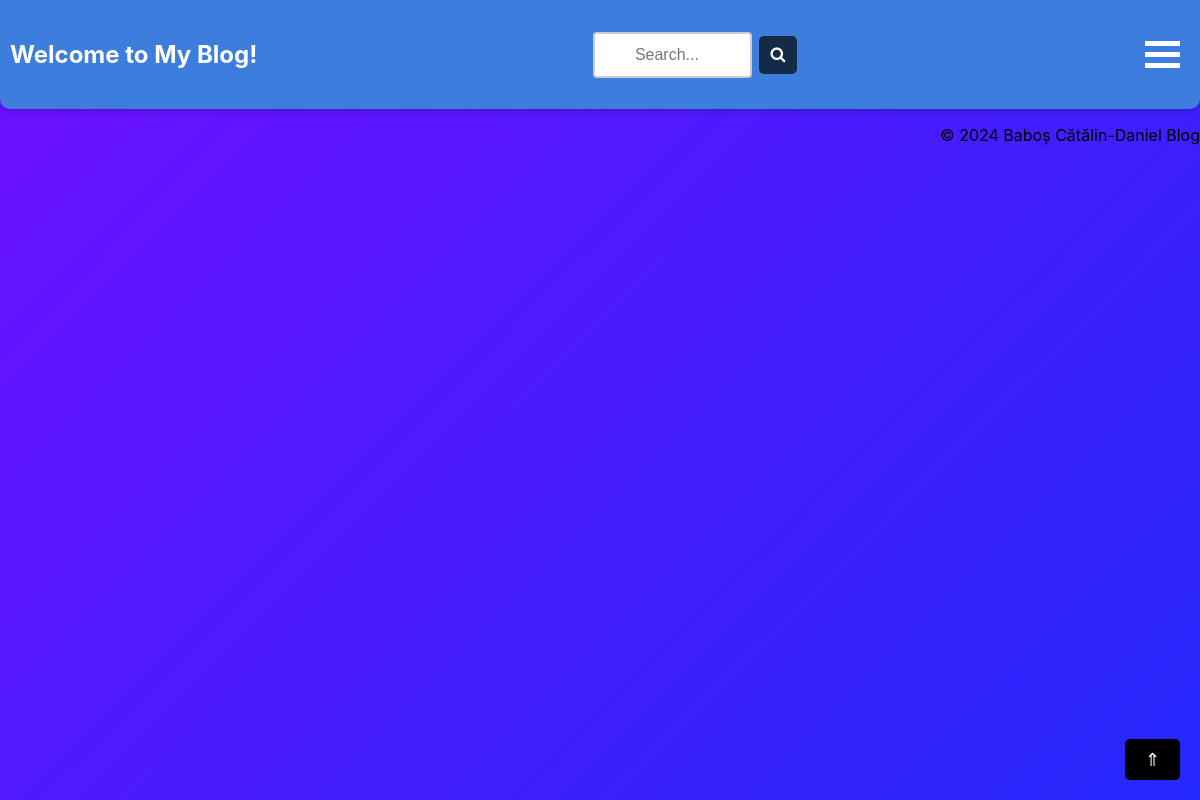
Before: / with the older database file.
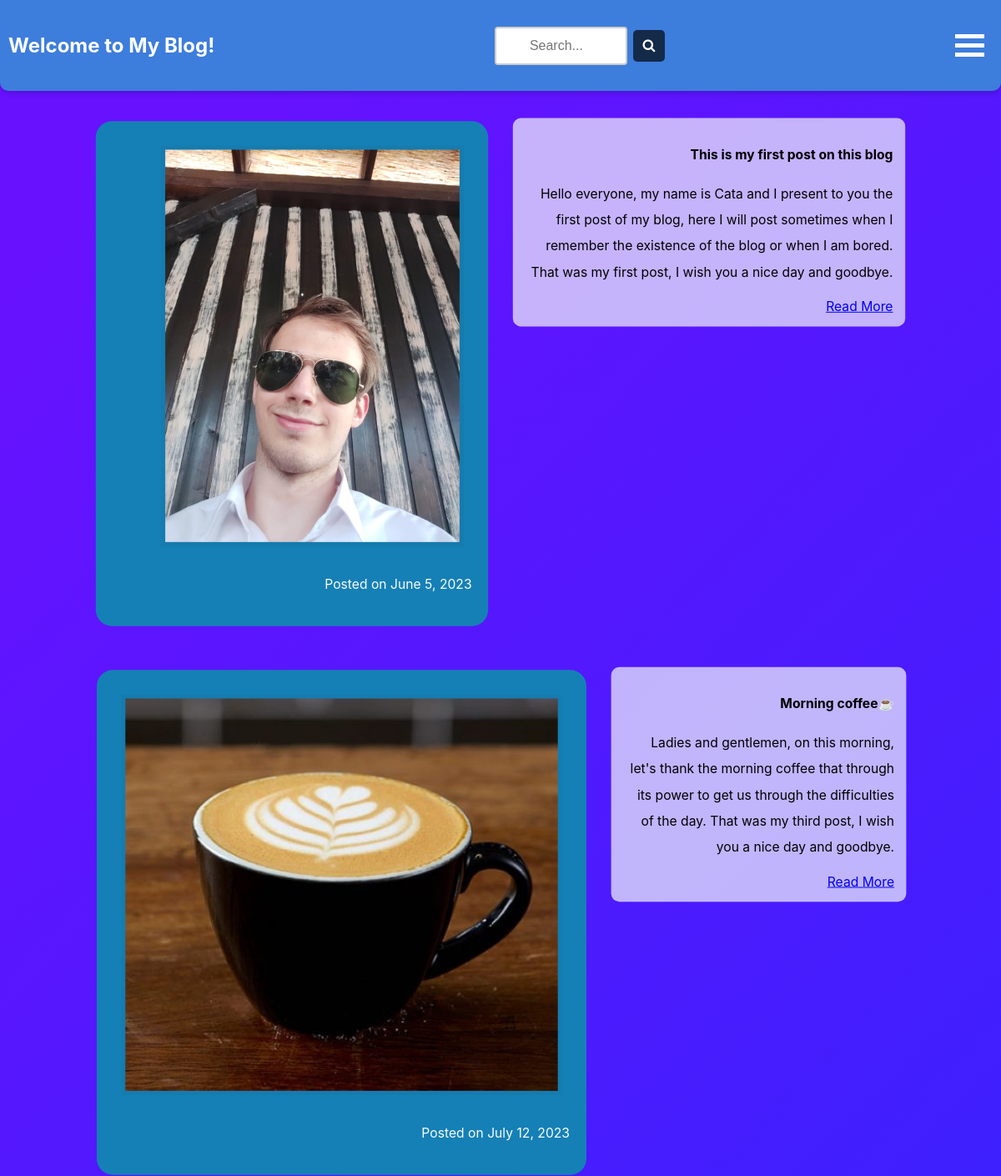
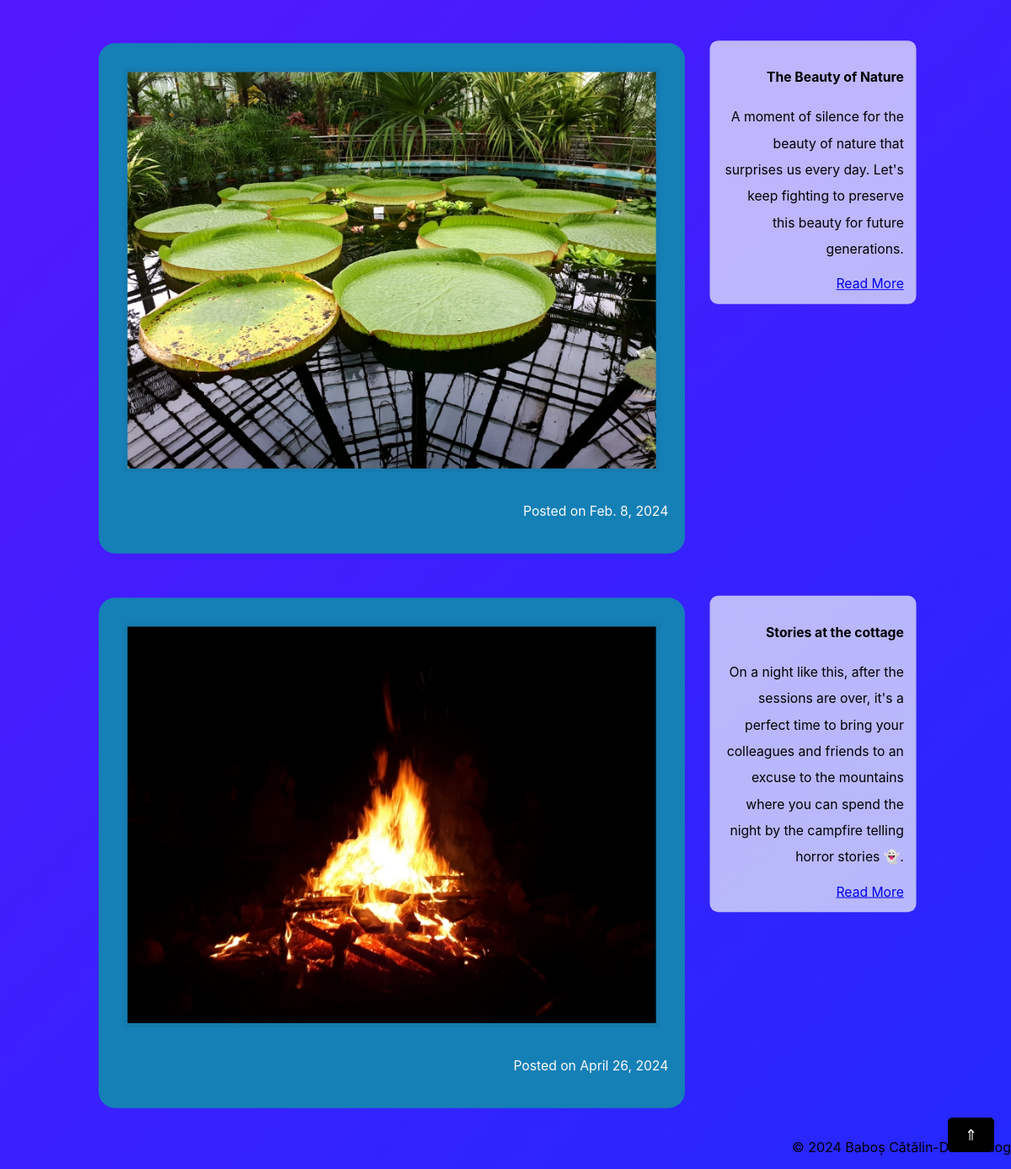
After: the same page with the newer database file (2 pictures, top to bottom).
### myapp/models.py (models this page shows)
class Post(models.Model):
    title = models.CharField(max_length=1000)
    post_date = models.DateField()
    image = models.ImageField(upload_to='static/')
    paragraph = models.TextField(max_length=1000)
    more_details_for_the_dedicated_page = models.TextField(max_length=1000,default=' ')

### myapp/views.py (the view)
# urls.py: path('', views.home, name='home'),
def home(request):
    posts = Post.objects.all()
    return render(request, './html/index.html', {'posts': posts})

### myapp/templates/html/index.html (shortened to what this page needs)
<!DOCTYPE html>
<html>
<head>
    {% load static %}
    <link rel="stylesheet" type="text/css" href="{% static 'css/index.css' %}">
    <link rel="stylesheet" href="{% static 'css/menu.css' %}">
    <link rel="stylesheet" href="{% static 'css/BackToTheTop.css' %}">
    <link rel="stylesheet" href="{% static 'css/searchPosts.css' %}">
    <link rel="stylesheet" href="https://cdnjs.cloudflare.com/ajax/libs/font-awesome/4.7.0/css/font-awesome.min.css">
</head>
<body>
    <header>
        <h1>Welcome to My Blog!</h1>
        <div id="searchContainer">
            <input type="text" id="searchInput" placeholder="Search...">
            <button id="searchButton" onclick="searchPosts()"> <i class="fa fa-search" aria-hidden="true"></i></button>
        </div>
        <nav>
            <div class="MenuButton" onclick="Menu(this)">
                <div class="bar1"></div>
                <div class="bar2"></div>
                <div class="bar3"></div>
              </div>
        </nav>
    </header>
    <main>
        {% block content %}
        {% for post in posts %}
        <section>
            <div class="post">
                <div class="post-image-container">
                    <div class="box2">
                        <img src="{{ post.image.url }}" class="post-image">
                        <p style="color: rgba(251, 251, 251, 0.995);"> Posted on {{ post.post_date }}</p>
                    </div>
                </div>
                <div class="post-text">
                    <div class="box">
                        <h2>{{ post.title }}</h2>
                        <p>{{ post.paragraph }}</p>
                        <a href="{% url 'post_detail' post.id %}" class="btn">Read More</a>
                    </div>
                </div>
            </div>
        </section>
        {% endfor %}
        {% endblock %}
    </main>
    <footer>
        <a href="#" onclick="toTop(); return false;" class="back-to-top">⇑</a>
        <p>© 2024 Baboș Cătălin-Daniel Blog</p>
    </footer>
</body>
</html>

### static/css/index.css (style rules this page uses)
body { font-family: 'Georgia', serif; color: #000; background-size: cover; text-align: center; margin: auto; font-family: -apple-system, BlinkMacSystemFont, sans-serif; overflow: auto; background: linear-gradient(315deg, rgb(39, 247, 230) 3%, rgb(35, 122, 228) 38%, rgb(15, 47, 251) 68%, rgb(104, 17, 255) 98%); animation: gradient 15s ease infinite; background-size: 400% 400%; background-attachment: fixed; }
.post { transition: all 0.5s ease; }
.post { margin-bottom: 50px; margin: 30px 200px; display: flex; justify-content: space-between; }
.post-text, .post-image-container { flex: 1; padding: 10px; box-sizing: border-box; text-align: right; }
p { text-align: right; display: flex; justify-content: right; align-items: right; }
.post h2, .post p { color: #000000; font-size: 18px; margin-left: 1px; line-height: 2; }
img.post-image { height: 480px; width: auto; border: 5px solid #3333330e; margin: 10px; }
header { background-color: #3d7ddc; padding: 15px 0; display: flex; justify-content: space-between; align-items: center; border-bottom-left-radius: 10px; border-bottom-right-radius: 10px; box-shadow: 0px 3px 6px rgba(0, 0, 0, 0.16); }
.box { width: auto; height: auto; background-color: #f5f9fbb1; transform: scale(0.980); transition: transform 0.3s ease; border-radius: 10px; padding: 15px; }
.box2 { width: auto; height: auto; background-color: #1580b6; transform: scale(0.980); transition: transform 0.3s ease; border-radius: 20px; padding: 20px; }
h1 { color: #ffffff; font-size: 24px; margin: 10px 10px; text-align: center; }
h1 { animation: juggle 5s infinite; }
nav { display: flex; }
@media (max-width: 1200px) { .post { margin: 20px 100px; } }
@media (max-width: 1200px) { .post h2, .post p { font-size: 16px; } }

### static/css/menu.css (style rules this page uses)
.MenuButton { margin: 20px; cursor: pointer; }
.bar1, .bar2, .bar3 { width: 35px; height: 5px; background-color: #ffffff; margin: 6px 0; transition: 0.4s; }

### static/css/BackToTheTop.css (style rules this page uses)
.back-to-top { position: fixed; bottom: 20px; right: 20px; text-decoration: none; color: white; background-color: black; padding: 10px 20px; border-radius: 5px; font-size: 18px; }

### static/css/searchPosts.css (style rules this page uses)
#searchButton { background-color: #000203ac; color: white; border: none; padding: 10px 12px; text-align: center; text-decoration: none; display: inline-block; font-size: 16px; margin: 4px 2px; transition-duration: 0.4s; cursor: pointer; border-radius: 5px; }
#searchInput { width: 50%; box-sizing: border-box; border: 2px solid #ccc; border-radius: 4px; font-size: 16px; background-color: white; background-position: 10px 10px; background-repeat: no-repeat; padding: 12px 20px 12px 40px; transition: width 0.4s ease-in-out; }

Changed rows visible on the page:
added Post: image (picture), post_date "June 5, 2023", title "This is my first post on this blog", paragraph "Hello everyone, my name is Cata and I present to you the first post of my blog, here I will post sometimes when I remember the existence of the blog or when I am bored. That was my first post, I wish you a nice day and goodbye."
added Post: image (picture), post_date "July 12, 2023", title "Morning coffee☕", paragraph "Ladies and gentlemen, on this morning, let's thank the morning coffee that through its power to get us through the difficulties of the day. That was my third post, I wish you a nice day and goodbye."
added Post: image (picture), post_date "Feb. 8, 2024", title "The Beauty of Nature", paragraph "A moment of silence for the beauty of nature that surprises us every day. Let's keep fighting to preserve this beauty for future generations."
added Post: image (picture), post_date "April 26, 2024", title "Stories at the cottage", paragraph "On a night like this, after the sessions are over, it's a perfect time to bring your colleagues and friends to an excuse to the mountains where you can spend the night by the campfire telling horror stories 👻."
